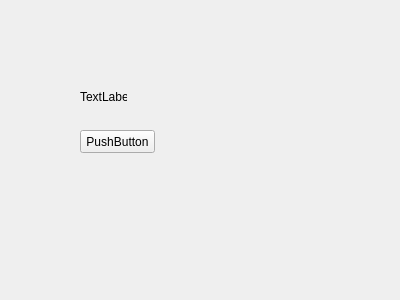
<?xml version="1.0" encoding="UTF-8"?>
<ui version="4.0">
 <class>Form</class>
 <widget class="QWidget" name="Form">
  <property name="geometry">
   <rect>
    <x>0</x>
    <y>0</y>
    <width>400</width>
    <height>300</height>
   </rect>
  </property>
  <property name="windowTitle">
   <string>Form</string>
  </property>
  <widget class="QLabel" name="label">
   <property name="geometry">
    <rect>
     <x>80</x>
     <y>90</y>
     <width>47</width>
     <height>13</height>
    </rect>
   </property>
   <property name="text">
    <string>TextLabel</string>
   </property>
  </widget>
  <widget class="QPushButton" name="button">
   <property name="geometry">
    <rect>
     <x>80</x>
     <y>130</y>
     <width>75</width>
     <height>23</height>
    </rect>
   </property>
   <property name="text">
    <string>PushButton</string>
   </property>
  </widget>
 </widget>
 <resources/>
 <connections/>
</ui>
